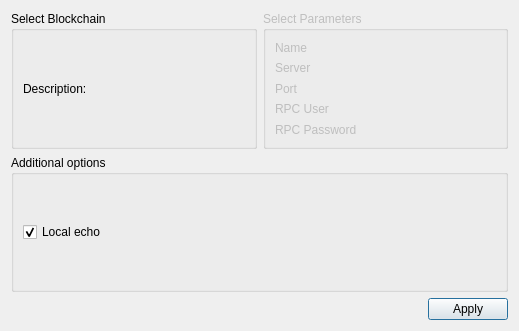
<?xml version="1.0" encoding="UTF-8"?>
<ui version="4.0">
 <class>SettingsDialog</class>
 <widget class="QDialog" name="SettingsDialog">
  <property name="geometry">
   <rect>
    <x>0</x>
    <y>0</y>
    <width>519</width>
    <height>331</height>
   </rect>
  </property>
  <property name="windowTitle">
   <string>Settings</string>
  </property>
  <layout class="QGridLayout" name="gridLayout_3">
   <item row="0" column="1">
    <widget class="QGroupBox" name="parametersBox">
     <property name="enabled">
      <bool>false</bool>
     </property>
     <property name="title">
      <string>Select Parameters</string>
     </property>
     <layout class="QGridLayout" name="gridLayout_2">
      <item row="4" column="0">
       <widget class="QLabel" name="flowControlLabel">
        <property name="text">
         <string>RPC Password</string>
        </property>
       </widget>
      </item>
      <item row="1" column="0">
       <widget class="QLabel" name="dataBitsLabel">
        <property name="text">
         <string>Server</string>
        </property>
       </widget>
      </item>
      <item row="3" column="0">
       <widget class="QLabel" name="stopBitsLabel">
        <property name="text">
         <string>RPC User</string>
        </property>
       </widget>
      </item>
      <item row="2" column="0">
       <widget class="QLabel" name="parityLabel">
        <property name="text">
         <string>Port</string>
        </property>
       </widget>
      </item>
      <item row="0" column="0">
       <widget class="QLabel" name="baudRateLabel">
        <property name="text">
         <string>Name</string>
        </property>
       </widget>
      </item>
     </layout>
    </widget>
   </item>
   <item row="0" column="0">
    <widget class="QGroupBox" name="selectBox">
     <property name="title">
      <string>Select Blockchain</string>
     </property>
     <layout class="QGridLayout" name="gridLayout">
      <item row="0" column="0">
       <widget class="QLabel" name="descriptionLabel">
        <property name="text">
         <string>Description:</string>
        </property>
       </widget>
      </item>
     </layout>
    </widget>
   </item>
   <item row="2" column="0" colspan="2">
    <layout class="QHBoxLayout" name="horizontalLayout">
     <item>
      <spacer name="horizontalSpacer">
       <property name="orientation">
        <enum>Qt::Horizontal</enum>
       </property>
       <property name="sizeHint" stdset="0">
        <size>
         <width>96</width>
         <height>20</height>
        </size>
       </property>
      </spacer>
     </item>
     <item>
      <widget class="QPushButton" name="applyButton">
       <property name="text">
        <string>Apply</string>
       </property>
      </widget>
     </item>
    </layout>
   </item>
   <item row="1" column="0" colspan="2">
    <widget class="QGroupBox" name="additionalOptionsGroupBox">
     <property name="title">
      <string>Additional options</string>
     </property>
     <layout class="QVBoxLayout" name="verticalLayout">
      <item>
       <widget class="QCheckBox" name="localEchoCheckBox">
        <property name="text">
         <string>Local echo</string>
        </property>
        <property name="checked">
         <bool>true</bool>
        </property>
       </widget>
      </item>
     </layout>
    </widget>
   </item>
  </layout>
 </widget>
 <resources/>
 <connections/>
</ui>
